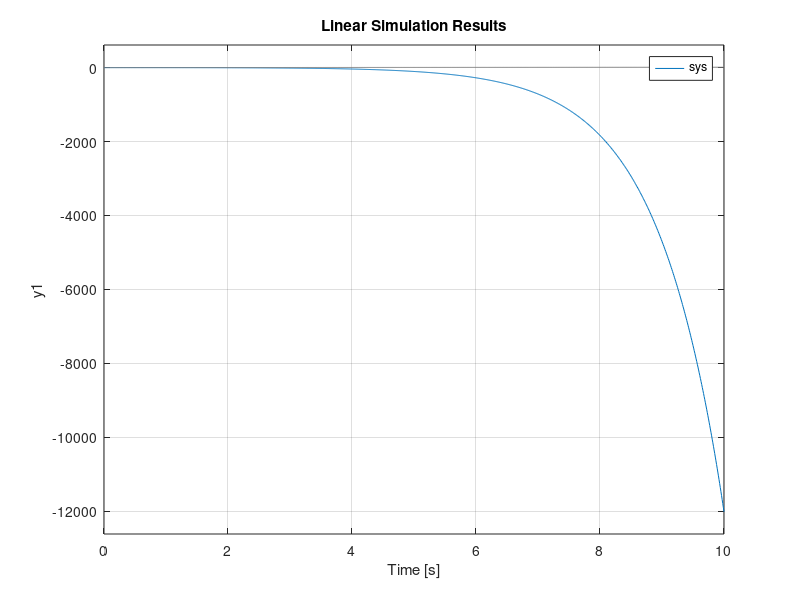

Write the MATLAB code that produced this figure.
t = 0:0.01:10;
u = t;

K = 10;
G = 5;
P1 = 1;
P2 = 1;
tau = 2.5;

num = [-P1 * G * K];
den = [tau (P2*G*K+1) -P1*G*K];

sys = tf(num, den);

lsim(sys,u, t);